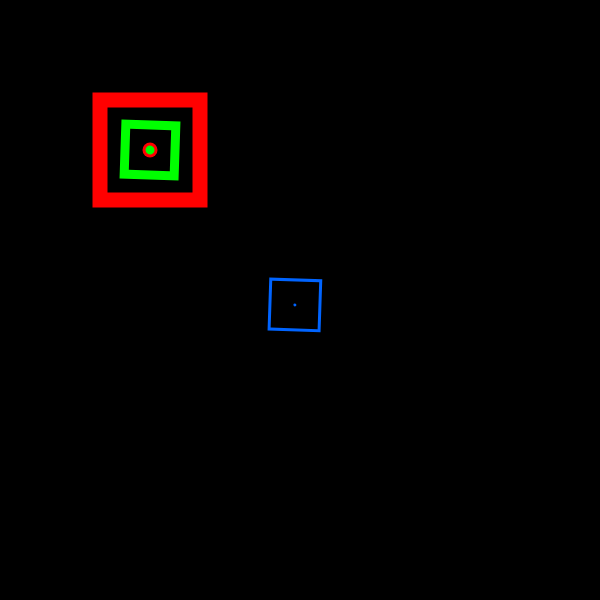
Frame 1 (no input)
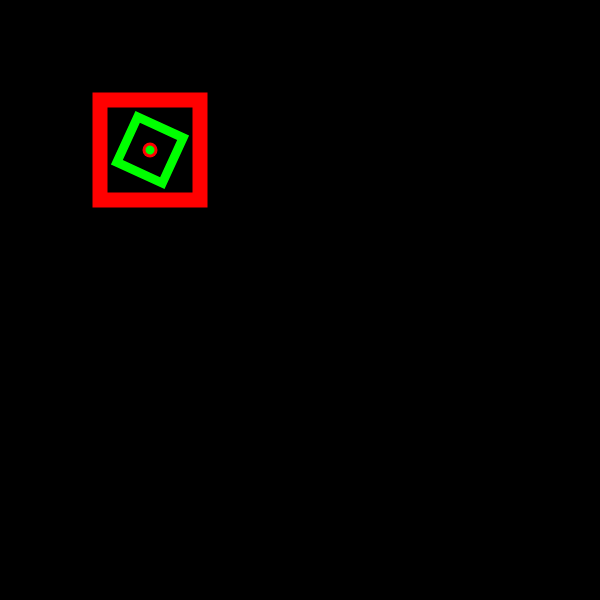
Frame 60 (no input)
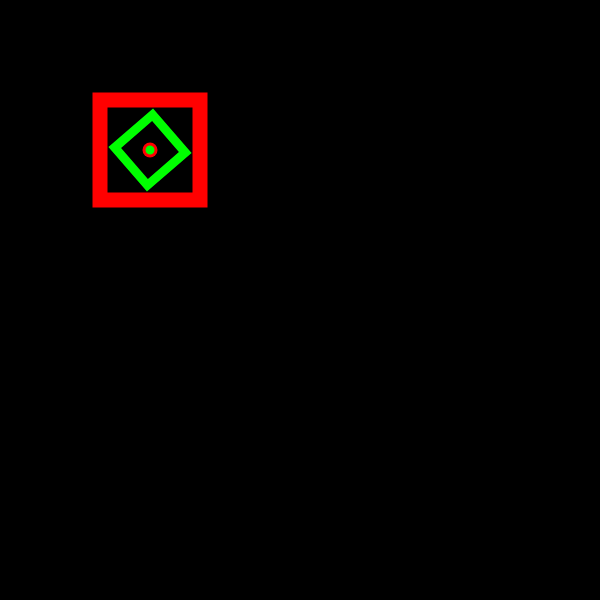
Frame 120 (the mouse pressed at the canvas centre since frame 60)

The p5.js sketch that drew these frames (run headless with seeded random() and noise() and a simulated clock; from frame 60 on, the mouse is pressed at the canvas centre):

// p5.js sketch
// ── sketch.js
// translate before you rotate!

function setup() {

    createCanvas( 600, 600 );

}

function draw() {

    background( 0 );

  // rotations ALWAYS happen around 0, 0 in current matrix
  // rotate( -millis() * 0.002 % TWO_PI);

  noFill();
  stroke( 255, 0, 0 );
  strokeWeight( 15 );
  point( width / 4, height / 4 );
  rect( width / 4 - 50, height / 4 - 50, 100, 100 );

  push();

 	 // move (0, 0) to another location!
	// rotate( millis() * 0.002 % TWO_PI); // NO!!
  	translate( width / 4, height / 4 );
  	rotate( millis() * 0.002 % TWO_PI );
  	stroke( 0, 255, 0 );
  	strokeWeight( 9 );
  	point( 0, 0 );
  	rect( 0 - 25, 0 -25, 50, 50 );

  	 // push();
  		// translations accumulate!!
  		translate( width / 4, height / 4 );
  		stroke( 0, 100, 255 );
  		strokeWeight( 3 );
  		point( 0, 0 );
  		rect( 0 - 25, 0 -25, 50, 50 );
  	// pop();

  pop();


}
